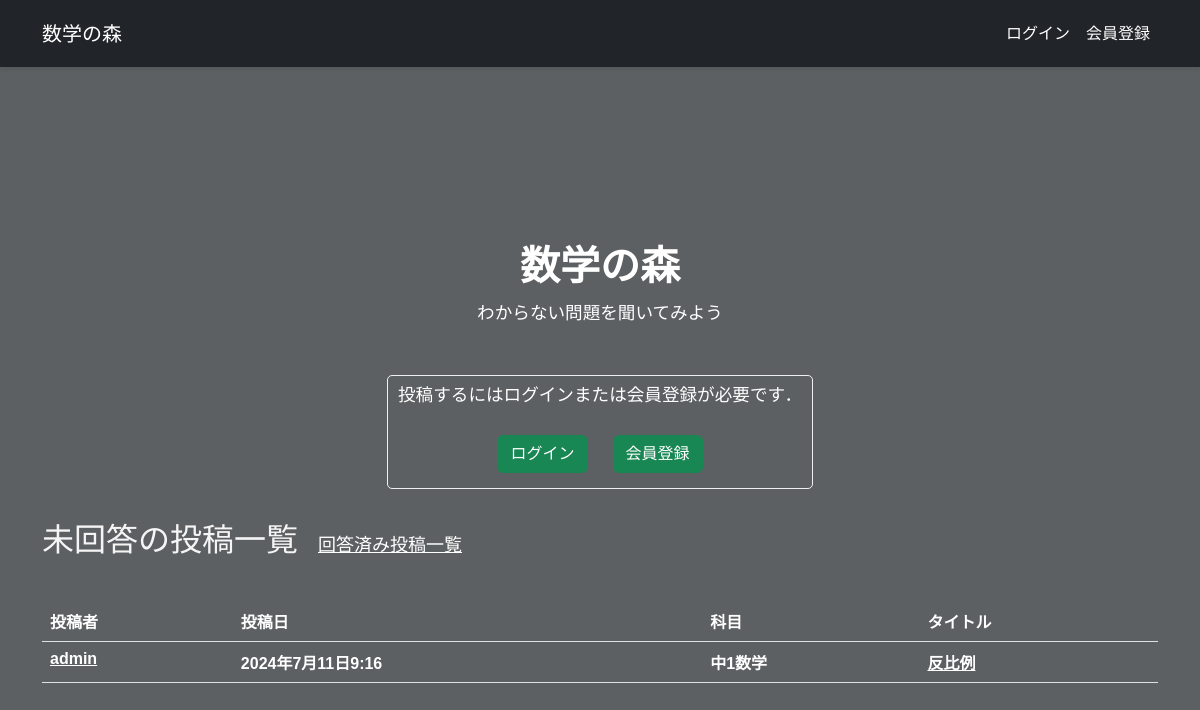
The page /studysite/unanswered/ on the database as committed earlier.
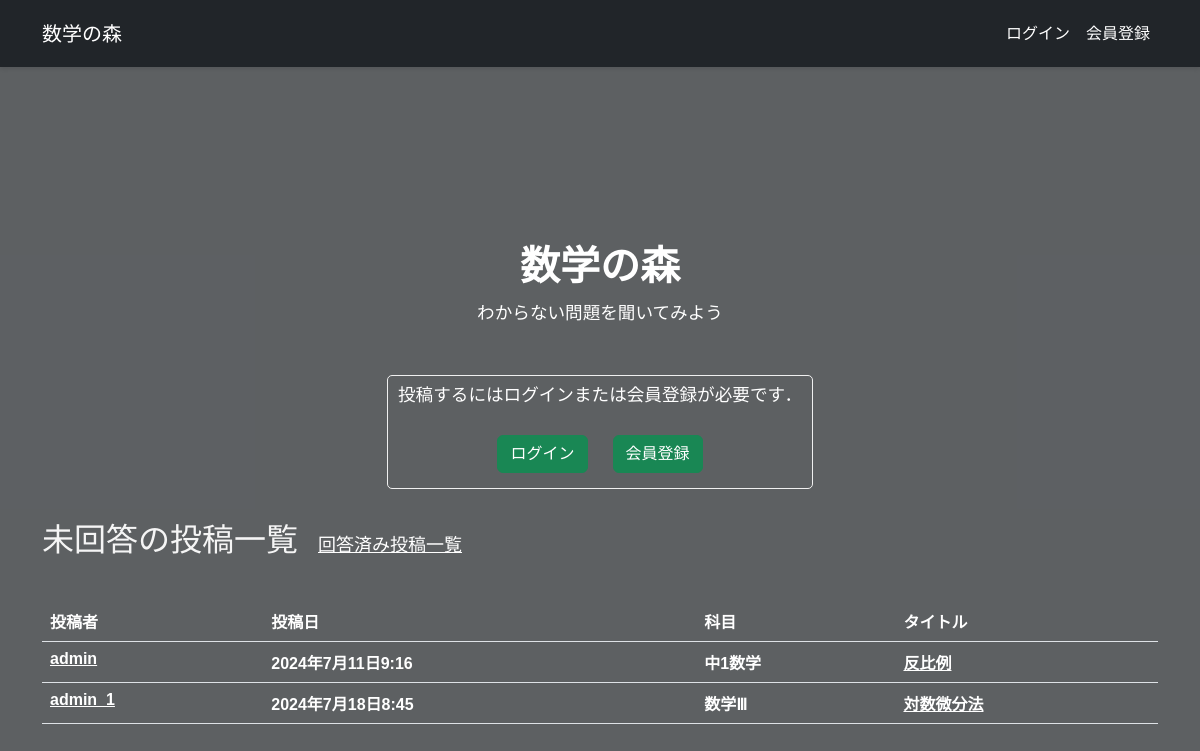
The same page on the database as committed later.
### studysite/models.py (models this page shows, shortened)
class Studysite(models.Model):
    title = models.CharField('タイトル', max_length=128)
    image = models.FileField('問題画像', upload_to='image/', blank=True)
    question = models.TextField('問題', blank=True)
    answer = models.TextField('解説', blank=True)
    created_by = models.ForeignKey(settings.AUTH_USER_MODEL,
                                   verbose_name='投稿者',
                                   on_delete=models.CASCADE)
    created_at = models.DateTimeField('投稿日', auto_now_add=True)
    updated_at = models.DateTimeField('更新日', auto_now=True)
    tags = models.ManyToManyField(Tag, blank=True)
    likes = models.PositiveIntegerField(default=0)

class Tag(models.Model):
    name = models.CharField(max_length=100)

### studysite/views.py (the view)
# urls.py: path('unanswered/', views.unanswered, name='unanswered'),
def unanswered(request):
    tags = Tag.objects.all()
    raw_query = request.META.get('QUERY_STRING', '')  # URLのクエリストリング全体を取得
    query_param = raw_query.strip('?')  # '?'を取り除いて値を取得
    snippets = Studysite.objects.all() # Snippetの一覧を取得
    selected_tag = request.GET.get('tag')
    try:
        query_param = int(query_param)
        snippets = Studysite.objects.filter(tags=query_param)
    except (ValueError, Tag.DoesNotExist):
        snippets = Studysite.objects.all()
    context = {'snippets': snippets, 'tags': tags, 'selected_tag': selected_tag, 'query_param': query_param}
    if selected_tag:
        snippets = snippets.filter(tags__id=selected_tag)
    return render(request, 'snippets/unanswered.html', {'snippets': snippets})

### studysite/templates/snippets/unanswered.html
{% extends 'base.html' %}
{% load django_bootstrap5 %}
{% load widget_tweaks %}
{% block main %}
<div class="welcome">
    <h1 class="title"><b>数学の森</b></h1>
    <p>わからない問題を聞いてみよう</p>
    {% if user.is_authenticated %}
        <a class="btn btn-success" href="{% url 'snippet_new' %}">投稿する</a>
    {% else %}<br>
        <div class="flame">
            <p>投稿するにはログインまたは会員登録が必要です．</p>
            <div style="text-align: center;">
                <span><a style="margin: 10px;" class="btn btn-success" href="{% url 'login' %}">ログイン</a></span>
                <span><a style="margin: 10px;" class="btn btn-success" href="{% url 'signup' %}">会員登録</a></span>
            </div>
        </div>
    {% endif %}
</div>
<div>
    <span class="h2 title">未回答の投稿一覧</span><span class="h3"><a href="{% url 'top' %}" style="color:white">回答済み投稿一覧</a></span><br><br>
</div>
<div class="class1">
    {% if snippets %}
    <table class="table">
        <thead>
        <tr>
            <th>投稿者</th>
            <th>投稿日</th>
            <th>科目</th>
            <th>タイトル</th>
        </tr>
        </thead>
        <tbody>
        {% for snippet in snippets %}
            {% if snippet.answer %}
            {% else %}
            <tr>
            <th><a href="{% url 'profile' snippet.created_by_id %}" style="color:white">{{ snippet.created_by.username }}</a></th>
            <th>{{ snippet.created_at }}</th>
            <th>
                {% if snippet.tags %}
                    {% for tag in snippet.tags.all %}
                        <span>{{ tag.name }}</span>
                    {% endfor %}
                {% else %}
                    <span>empty<span>
                {% endif %}
            </th>
            <th><a href="{% url 'snippet_detail' snippet.id %}" style="color:white">{{ snippet.title }}</a></th>
        </tr>
            {% endif %}
        {% endfor %}
        </tbody>
    </table>
    {% else %}
    <p>未回答の質問はまだありません</p>
    {% endif %}
</div>
{% endblock %}

Rows that differ between the two databases and show on the page:
added Studysite: created_by.username "admin_1", created_at "2024年7月18日8:45", title "対数微分法"
now on this page (row unchanged): Tag: name "数学Ⅲ", shown under "admin_1"
